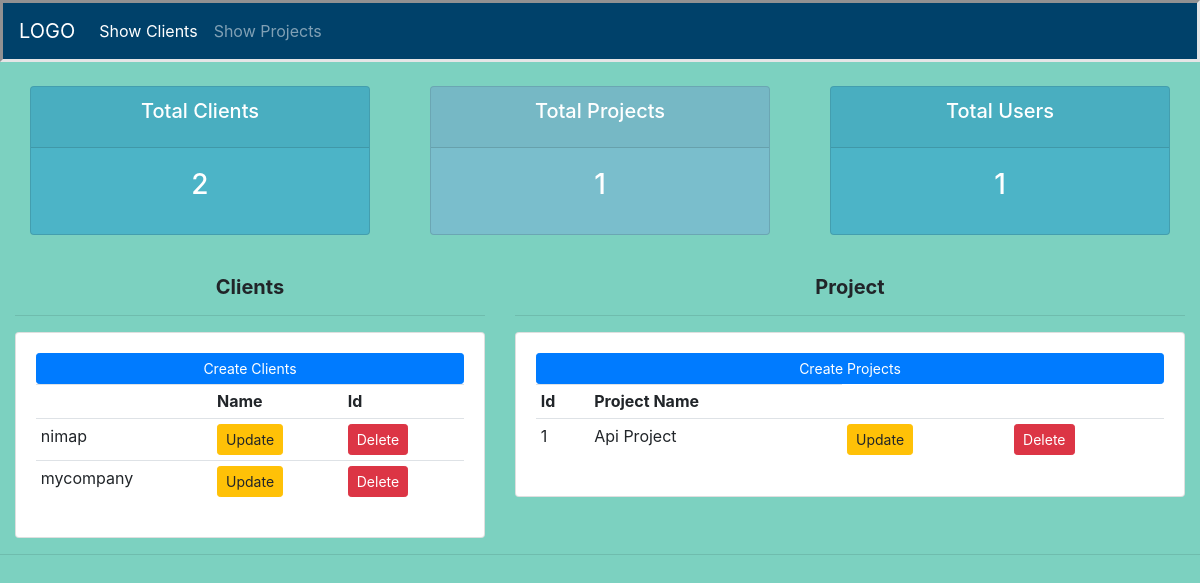
Before: / with the older database file.
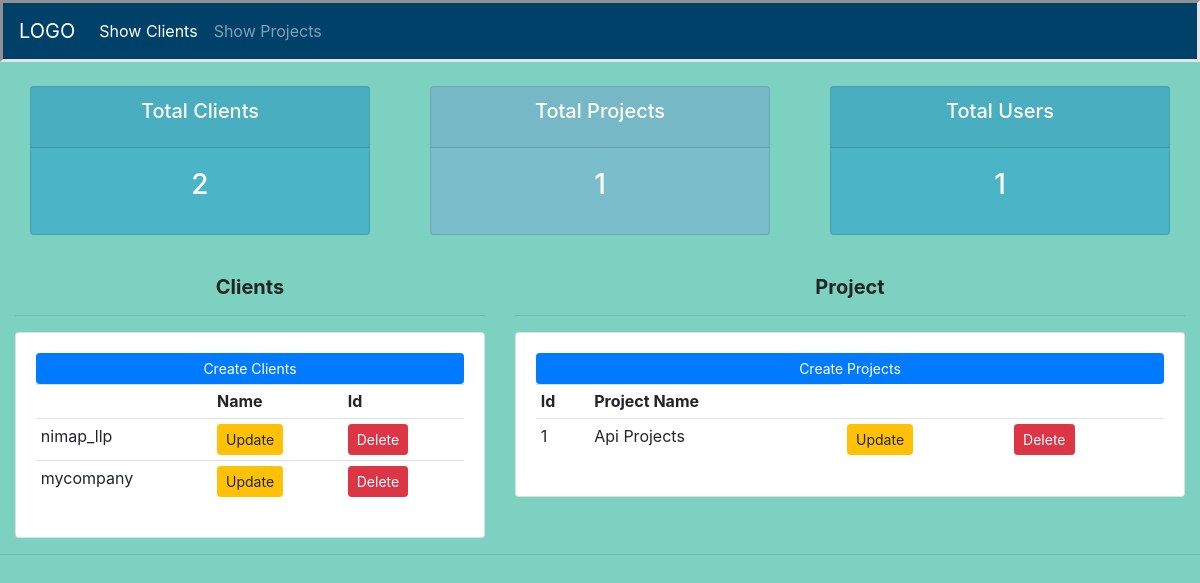
After: the same page with the newer database file.
### clients/models.py (models this page shows, shortened)
class Client(models.Model):
    client_name = models.CharField(max_length=200)
    created_at = models.DateTimeField(auto_now_add=True)
    created_by =models.ForeignKey(User, on_delete=models.PROTECT)

class Project(models.Model):
    project_name=models.CharField(max_length=150)
    client_name=models.ForeignKey(Client,on_delete=models.CASCADE,related_name = 'clientproject')
    created_at = models.DateTimeField(auto_now_add=True)
    createdBy = models.ForeignKey(User,on_delete=models.CASCADE)
    updated_at = models.DateTimeField(auto_now=True)

### clients/views.py (the view)
# urls.py: path('',views.home,name = 'home'),
def home(request):
    total = Client.objects.all()
    totalp = Project.objects.all()
    totalu = User.objects.all()
    total_clients = total.count()
    total_project = totalp.count()
    total_user = totalu.count()
    context = {'totalp':totalp,'total':total,'total_clients':total_clients,'total_project':total_project,'total_user':total_user}
    return render(request,'clients/dashborad.html',context)

### clients/templates/clients/dashborad.html
{% extends 'clients/main.html' %}
{% load static %}
{% block content %}
{% include 'clients/status_row.html' %}
<br>
<div class="row">
	<div class="col-md-5">
		<h5><b><center>Clients</center></b></h5>
		<hr>
		<div class="card card-body">
			<a class="btn btn-primary  btn-sm btn-block" href="{% url 'create_clients' %}">Create Clients</a>
			<table class="table table-sm">
				<tr>
					<th></th>
                    <th>Name</th>
					<th>Id</th>
				</tr>
                {% for totals in total %}
					<tr>
                        <td>{{totals.client_name}}</td>
						<td><a class="btn btn-sm btn-warning" href="{% url 'update_clients' totals.id %}">Update</a></td>
						<td><a class="btn btn-sm btn-danger" href="{% url 'delete_client' totals.id %}">Delete</a></td>
					</tr>
				{% endfor %}
			</table>
		</div>
	</div>
	<div class="col-md-7">
		<h5><b><center>Project</center></b></h5>
		<hr>
		<div class="card card-body">
			<a class="btn btn-primary  btn-sm btn-block" href="{% url 'create_projects' %}">Create Projects</a>
			<table class="table table-sm">
				<tr>
					<th>Id</th>
					<th>Project Name</th>
				</tr>
                {% for total in totalp %}
					<tr>
                        <td>{{total.id}}</td>
						<td>{{total.project_name}}</td>
						<td><a class="btn btn-sm btn-warning" href="{% url 'update_projects' total.id %}">Update</a></td>
						<td><a class="btn btn-sm btn-danger" href="{% url 'delete_projects' total.id %}">Delete</a></td>
					</tr>
				{% endfor %}
			</table>
		</div>
	</div>
</div>
{% endblock content %}

### clients/templates/clients/main.html (shortened to what this page needs)
{% load static %}
<!DOCTYPE html>
<html>
<head>
    <link rel="stylesheet" href="https://stackpath.bootstrapcdn.com/bootstrap/4.3.1/css/bootstrap.min.css">
    <link rel="stylesheet" href = "{% static '/css/main.css' %}"
</head>
<body>
    {%  include 'clients/navbar.html' %}
	<div class="container-fluid">
	{% block content %}
	{% endblock %}
    </div>
	<hr>
</body>
</html>

### clients/templates/clients/navbar.html (shortened to what this page needs)
{% load static %}
<nav class="navbar navbar-expand-lg navbar-dark" style="background-color: #00416A; border-style:inset; border-color:#E4E5E6;">
    <a class="navbar-brand" href="{% url 'home' %}">
       LOGO
    </a>
    <div class="collapse navbar-collapse" id="navbarNav">
      <ul class="navbar-nav">
        <li class="nav-item active">
          <a class="nav-link" href="{% url 'client_list' %}">Show Clients</a>
        </li>
        <li class="nav-item">
          <a class="nav-link" href="{% url 'project_list' %}">Show Projects</a>
        </li>
      </ul>
    </div>
  </nav>

### clients/templates/clients/status_row.html
<br>
<div class="row">
	<div class="col">
		<div class="col-md">
			<div class="card text-center text-white  mb-3" id="total-orders">
			  	<div class="card-header">
			  		<h5 class="card-title">Total Clients</h5>
			  	</div>
			  	<div class="card-body">
			    	<h3 class="card-title">{{total_clients}}</h3>
			  	</div>
			</div>
		</div>
	</div>
	<div class="col">
		<div class="col-md">
			<div class="card text-center text-white  mb-3" id="orders-delivered">
			  	<div class="card-header">
			  		<h5 class="card-title">Total Projects</h5>
			  	</div>
			  	<div class="card-body">
			    	<h3 class="card-title">{{total_project}}</h3>
			  	</div>
			</div>
		</div>
	</div>
	<div class="col">
		<div class="col-md">
			<div class="card text-center text-white  mb-3" id="orders-pending">
			  	<div class="card-header">
			  		<h5 class="card-title">Total Users</h5>
			  	</div>
			  	<div class="card-body">
			    	<h3 class="card-title">{{total_user}}</h3>
			  	</div>
			</div>
		</div>
	</div>
</div>

### static_files/css/main.css (style rules this page uses)
body { background-color:#7CD1C0; }
#total-orders { background-color: #4cb4c7; }
#orders-delivered { background-color: #7abecc; }
#orders-pending { background-color: #4cb4c7; }

Changed rows visible on the page:
changed Client: client_name "nimap" → "nimap_llp"
changed Project id 1: project_name "Api Project" → "Api Projects"
